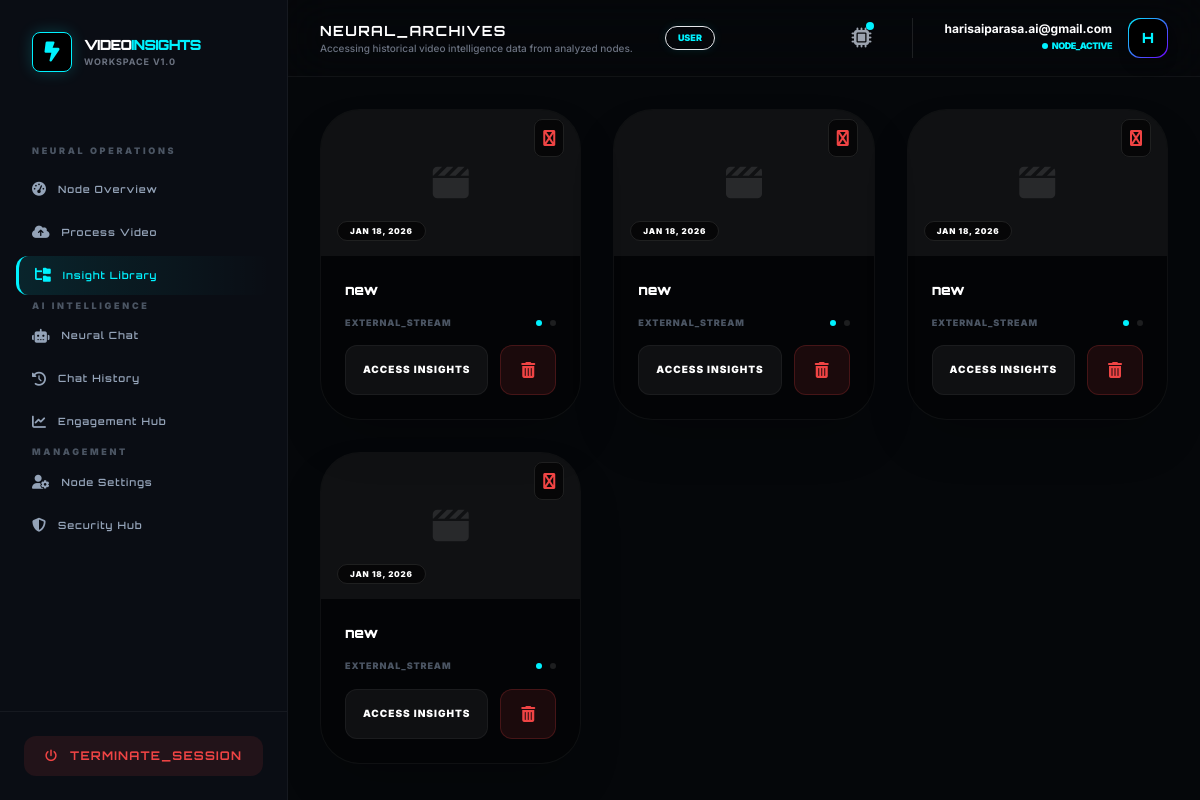
Before: /portal/library/ (signed in) with the older database file.
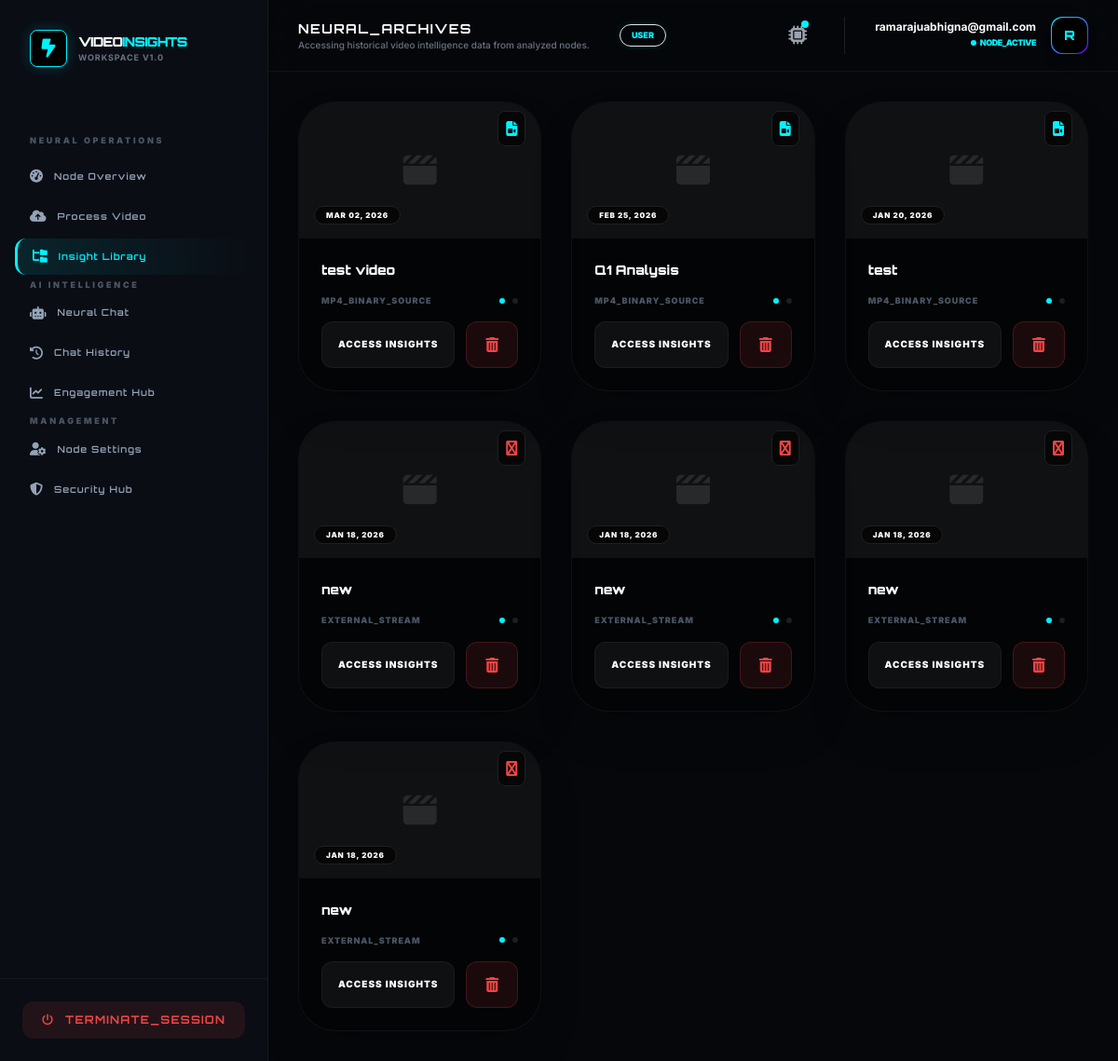
After: the same page with the newer database file.
### accounts/models.py (models this page shows, shortened)
class User(AbstractUser):
    username = None
    email = models.EmailField(unique=True)
    ROLE_CHOICES = (
        ('admin', 'Admin'),
        ('user', 'User'),
    )
    role = models.CharField(max_length=10, choices=ROLE_CHOICES, default='user')
    is_verified = models.BooleanField(default=False)
    login_count = models.PositiveIntegerField(default=0)
    USERNAME_FIELD = 'email'
    REQUIRED_FIELDS = []
    objects = CustomUserManager()

### videos/models.py (models this page shows)
class VideoAnalysis(models.Model):
    user = models.ForeignKey(settings.AUTH_USER_MODEL, on_delete=models.CASCADE)
    title = models.CharField(max_length=255)
    video_file = models.FileField(upload_to='videos/', null=True, blank=True) # Binary Node
    youtube_url = models.URLField(null=True, blank=True) # Stream Node
    transcript = models.TextField(null=True, blank=True) # Speech-to-Text Node
    summary = models.TextField(null=True, blank=True)
    keywords = models.JSONField(default=list) # NLP Topic Node
    engagement_data = models.JSONField(default=list, null=True, blank=True)
    objects_detected = models.JSONField(default=list) # Computer Vision Node
    key_moments = models.JSONField(default=list, blank=True)
    activity_type = models.CharField(max_length=100, default="General Analysis")
    created_at = models.DateTimeField(auto_now_add=True)
    ai_processed = models.BooleanField(default=False)
    ai_failed = models.BooleanField(default=False)

### videos/views.py (the view)
# urls.py: path('library/', views.video_list, name='video_list'),
@login_required
def video_list(request):
    if hasattr(request.user, 'role') and request.user.role == 'admin':
        videos = VideoAnalysis.objects.all().order_by('-created_at')
    else:
        videos = VideoAnalysis.objects.filter(user=request.user).order_by('-created_at')
    return render(request, 'videos/library.html', {'videos': videos})

### templates/videos/library.html (shortened to what this page needs)
{% extends "base2.html" %}
{% block page_title %}NEURAL_ARCHIVES{% endblock %}
{% block page_subtitle %}Accessing historical video intelligence data from analyzed nodes.{% endblock %}
{% block content %}
<div class="grid grid-cols-1 md:grid-cols-2 lg:grid-cols-3 gap-8 animate-fade-in">
    {% for video in videos %}
    <div class="bg-black/40 border border-white/5 rounded-[2.5rem] overflow-hidden group hover:border-[var(--accent-cyan)]/30 transition-all shadow-2xl">
        <div class="aspect-video bg-white/5 flex items-center justify-center relative">
            <i class="fa fa-clapperboard text-4xl text-white/10 group-hover:text-[var(--accent-cyan)]/20 transition-all"></i>
            <div class="absolute top-4 right-4">
                {% if video.video_file %}
                    <span class="bg-black/60 backdrop-blur-md p-2 rounded-lg border border-white/10 text-[var(--accent-cyan)]">
                        <i class="fa fa-file-video"></i>
                    </span>
                {% else %}
                    <span class="bg-black/60 backdrop-blur-md p-2 rounded-lg border border-white/10 text-red-500">
                        <i class="fa fa-youtube"></i>
                    </span>
                {% endif %}
            </div>
            <div class="absolute bottom-4 left-4">
                <span class="bg-black/60 backdrop-blur-md text-[8px] font-black text-white px-3 py-1 rounded-full uppercase tracking-widest border border-white/10">
                    {{ video.created_at|date:"M d, Y" }}
                </span>
            </div>
        </div>
        <div class="p-6 space-y-4">
            <h3 class="orbitron text-sm font-black text-white truncate">{{ video.title }}</h3>
            <div class="flex items-center justify-between">
                <p class="text-[9px] font-black text-gray-600 uppercase tracking-widest">
                    {% if video.video_file %}MP4_BINARY_SOURCE{% else %}EXTERNAL_STREAM{% endif %}
                </p>
                <div class="flex gap-2">
                    <span class="w-1.5 h-1.5 rounded-full bg-[var(--accent-cyan)] animate-pulse"></span>
                    <span class="w-1.5 h-1.5 rounded-full bg-white/10"></span>
                </div>
            </div>
            <div class="flex gap-3 mt-4">
                <a href="{% url 'video_insight_detail' video.pk %}"
                   onclick="showNeuralLoader('{{ video.title }}')"
                   class="flex-1 py-4 rounded-xl bg-white/5 border border-white/5 text-center text-[10px] font-black text-white uppercase tracking-widest hover:bg-[var(--accent-cyan)] hover:text-black hover:shadow-[0_0_15px_var(--accent-cyan)] transition-all">
                    Access Insights
                </a>
                <button onclick="confirmPurge('{{ video.pk }}', '{{ video.title }}')"
                        class="px-5 py-3 rounded-xl bg-red-500/10 border border-red-500/20 text-red-500 hover:bg-red-500 hover:text-white transition-all">
                    <i class="fa fa-trash-can"></i>
                </button>
            </div>
        </div>
    </div>
    {% endfor %}
</div>
{% endblock %}

### templates/base2.html (shortened to what the changed rows need)
<!DOCTYPE html>
<html lang="en">
<head>
    <script src="https://cdn.tailwindcss.com"></script>
    <link rel="stylesheet" href="https://cdnjs.cloudflare.com/ajax/libs/font-awesome/6.4.2/css/all.min.css">
</head>
<body class="min-h-screen flex">
<aside class="w-72 bg-[var(--sidebar-bg)] border-r border-white/5 hidden lg:flex flex-col sticky top-0 h-screen z-50">
    <div class="p-8">
        <a href="/" class="flex items-center gap-3">
            <div>
                <h2 class="orbitron text-sm font-black text-white tracking-tighter">VIDEO<span class="text-[var(--accent-cyan)]">INSIGHTS</span></h2>
            </div>
        </a>
    </div>
</aside>
<div class="flex-1 flex flex-col min-w-0">
    <header class="bg-[var(--sidebar-bg)]/80 backdrop-blur-xl border-b border-white/5 sticky top-0 z-40 px-8 py-4 flex justify-between items-center">
        <div class="flex items-center gap-4">
             <div class="hidden sm:block">
                <h1 class="orbitron text-sm font-bold text-white tracking-widest uppercase">
                    {% block page_title %}Operational_Dashboard{% endblock page_title %}
                </h1>
                <p class="text-[10px] text-gray-500 font-medium">
                </p>
             </div>
             <span class="bg-[var(--accent-cyan)]/10 text-[var(--accent-cyan)] text-[9px] uppercase font-black px-3 py-1 rounded-full ml-4 border border-[var(--accent-cyan)]/20 shadow-[0_0_10px_rgba(0,242,255,0.1)]">
                {{ user.role|default:"User" }}
             </span>
        </div>
        <div class="flex items-center gap-8">
            <div class="flex items-center gap-4 border-l border-white/10 pl-8">
                <div class="text-right hidden sm:block">
                    <p class="text-xs font-bold text-white leading-none mb-1">{{ user.email }}</p>
                    <p class="text-[9px] text-[var(--accent-cyan)] font-black uppercase flex items-center justify-end gap-1 tracking-tighter">
                        <span class="w-1.5 h-1.5 bg-[var(--accent-cyan)] rounded-full animate-ping"></span> NODE_ACTIVE
                    </p>
                </div>
                <div class="w-10 h-10 rounded-xl bg-gradient-to-br from-[var(--accent-cyan)] to-[var(--accent-purple)] p-[1px] shadow-lg">
                    <div class="w-full h-full bg-black rounded-xl flex items-center justify-center text-[var(--accent-cyan)] font-black orbitron text-sm">
                        {{ user.email|first|upper }}
                    </div>
                </div>
            </div>
        </div>
    </header>
    <main class="flex-1 p-8 overflow-y-auto">
        <div class="max-w-7xl mx-auto animate-fade-in">
            {% block content %}{% endblock content %}
        </div>
    </main>
</div>
</body>
</html>

Changed rows visible on the page:
changed User "USER": email "harisaiparasa.ai@gmail.com" → "ramarajuabhigna@gmail.com"; email|first "H" → "R"
now on this page (row edited): VideoAnalysis: created_at "MAR 02, 2026", title "test video", shows "MP4_BINARY_SOURCE"
now on this page (row edited): VideoAnalysis: created_at "FEB 25, 2026", title "Q1 Analysis", shows "MP4_BINARY_SOURCE"
now on this page (row edited): VideoAnalysis: created_at "JAN 20, 2026", title "test", shows "MP4_BINARY_SOURCE"
